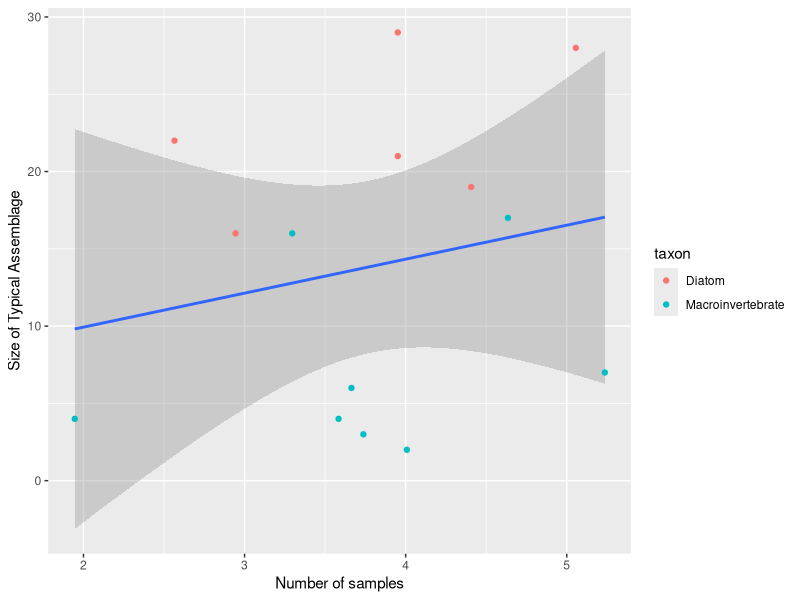

Generate this figure with R:
##-- plot number of samples against size of TA -- ## 
library(ggplot2)

data<-data.frame(n_samples = c(55,188,103,39, 7,42,27,36, 157,52,13, 82,19,52),
           TA        = c(2,7,17,6,4,3,16,4, 28,21,22, 19,16,29),
           taxon     = c("Macroinvertebrate", "Macroinvertebrate", "Macroinvertebrate", "Macroinvertebrate",
                         "Macroinvertebrate", "Macroinvertebrate", "Macroinvertebrate", "Macroinvertebrate", 
                         "Diatom", "Diatom", "Diatom", "Diatom", "Diatom", "Diatom"))

ggplot(data, aes(x = log(n_samples), y = TA)) + 
        stat_summary(fun.data=data) + 
        geom_smooth(method='lm', formula= y~x) + 
        geom_point(aes(col = taxon)) +
        ylab("Size of Typical Assemblage") + 
        xlab("Number of samples")


mod <- lm(TA ~ n_samples, data = data)
mod2 <- lm(TA ~ log(n_samples), data = data)

mod2
summary(mod2)
